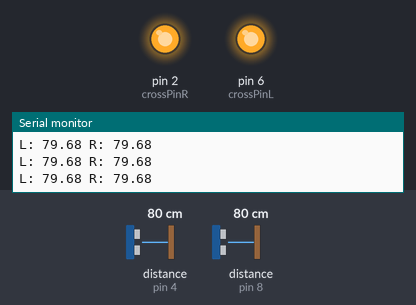
A sketch run on a simulated Arduino Uno, built with avr-gcc and run on an emulated ATmega328P. Parts: output pins drawn as LEDs (lit = HIGH), the last lines printed to the serial monitor. Wiring (inferred from the names in the program): 2 × ultrasonic range finder: trigger pin 3, echo pin 4 / trigger pin 5, echo pin 8. Dashed ring = blinking. The test bench sets the inputs (shaded band); at power-on: distance to the obstacle (sensors on pin 4, pin 8) 80 cm. The echo pulse lasts 58.3 µs per cm; no radio packets arrive unless stated; pins used as bus, display or sensor lines are not drawn.

Above: at 1.2 s.
1.3 s: distance to the obstacle (sensor on pin 4) set to 12 cm
2.8 s: distance to the obstacle (sensor on pin 4) set to 9 cm
At 3.15 s:
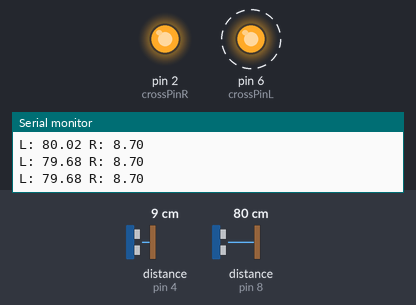
5.8 s: distance to the obstacle (sensor on pin 4) set to 103 cm
At 6.4 s:
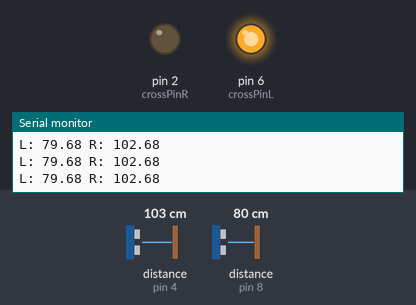
10.3 s: distance to the obstacle (sensor on pin 8) set to 78 cm
13.0 s: distance to the obstacle (sensor on pin 8) set to 84 cm
At 16.0 s:
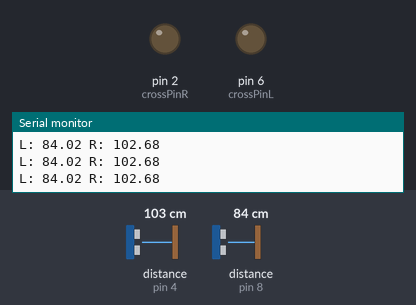
Timing chart, 0 to 17.0 s (numbered marks = the images above; inputs shaded):
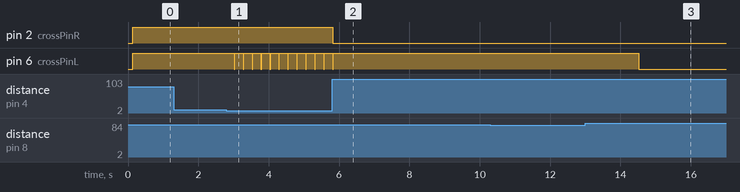

The sketch:

double-HCSR04-nRF24L01-tx.ino
```cpp
#include <SPI.h>
#include <nRF24L01.h>
#include <RF24.h>


/* RADIO PINS + RADIO CHANNEL */

RF24 radio(9, 10); // CE, CSN
const byte address[6] = "00001";     //Byte of array representing the address. This is the address where we will send the data. This should be same on the receiving side.


/* PINS DECLARATION */

const int trigPinL = 5;
const int echoPinL = 8;
const int trigPinR = 3;
const int echoPinR = 4;
const int crossPinR = 2;
const int crossPinL = 6;

/* CROSSING STATE VARIABLES */

boolean crossedL = 0;
boolean crossedR = 0;
boolean crossingL = 0;
boolean crossingR = 0;
float durationL, distanceL, durationR, distanceR;
unsigned long crossStartedL = 0;
unsigned long crossStartedR = 0;
unsigned long crossEndedL = 0;
unsigned long crossEndedR = 0;
unsigned long crossDurationL = 0;
unsigned long crossDurationR = 0;
unsigned long sinceLastCrossL = 0;
unsigned long sinceLastCrossR = 0;
unsigned long sinceCrossEndedL = 0;
unsigned long sinceCrossEndedR = 0;
boolean beenCrossedL = 0;
boolean beenCrossedR = 0;


/* SETTABLE PARAMETERS */

const int minDistance = 80;   // threshold for crossing
const int minReadTime = 100;  // minimum time for a single sensor detection to read a single crossing
const int maxWaitRead = 200;  // max time after which a cross has finished
const int maxTimeSpan = 1500; //  max time allowed to define a passage between sensors
boolean leftRight = 0; // set direction left to right, set to 0 for right to left


void setup() {

/* DISTANCE SENSORS SETUP */

pinMode(trigPinL, OUTPUT);
pinMode(echoPinL, INPUT);
pinMode(trigPinR, OUTPUT);
pinMode(echoPinR, INPUT);
pinMode(crossPinR, OUTPUT);
pinMode(crossPinL, OUTPUT);

/* RADIO TRANSMITTER SETUP */
radio.begin();                  //Starting the Wireless communication
radio.openWritingPipe(address); //Setting the address where we will send the data
radio.setPALevel(RF24_PA_MIN);  //You can set it as minimum or maximum depending on the distanceL between the transmitter and receiver.
radio.stopListening();          //This sets the module as transmitter
Serial.begin(9600);

}


void loop() {

  /* CALCULATE ULTRASOUND TIME OF RETURN LEFT */

  digitalWrite(trigPinL, LOW);
  delayMicroseconds(2);
  digitalWrite(trigPinL, HIGH);
  delayMicroseconds(10);
  digitalWrite(trigPinL, LOW);
  durationL = pulseIn(echoPinL, HIGH);
  distanceL = (durationL * .0343) / 2;

  /* CALCULATE ULTRASOUND TIME OF RETURN RIGHT */

  digitalWrite(trigPinR, LOW);
  delayMicroseconds(2);
  digitalWrite(trigPinR, HIGH);
  delayMicroseconds(10);
  digitalWrite(trigPinR, LOW);
  durationR = pulseIn(echoPinR, HIGH);
  distanceR = (durationR * .0343) / 2;

   Serial.print("L: ");
   Serial.print(distanceL);
   Serial.print(" R: ");
   Serial.print(distanceR);
   Serial.println();
  delay(10);


/* CROSSING SENSOR LEFT */

if (distanceL < minDistance)
    {
    // Serial.println("Left sensor crossed");
    crossedL = 1;
    }
else
    {
     crossedL = 0;
    }


/* CROSS START LEFT */

if (crossedL == 1) {

  if (crossDurationL == 0) crossStartedL = millis() - 1;

  crossDurationL = millis() - crossStartedL;

  if (crossDurationL > minReadTime) {

      crossingL = 1;
      beenCrossedL = 1;

    }

}


/* CROSS END LEFT */

if (crossedL == 0 && crossingL == 1) {

  sinceLastCrossL = millis() - (crossStartedL + crossDurationL);

  if (sinceLastCrossL > maxWaitRead) {

    //Serial.print(" durata crossing L: ");
    //Serial.println(crossDurationL);

    crossEndedL = crossStartedL + crossDurationL;
    crossingL = 0;
    crossDurationL = 0;

  }

}


/* CROSSING STATE LEFT */

if ((beenCrossedL == 1) && (crossingL == 0)) {

  sinceCrossEndedL = millis() - crossEndedL;

  if (sinceCrossEndedL > maxTimeSpan) {

    beenCrossedL = 0;

  }
}


/////////////


/* CROSSING SENSOR RIGHT */

if (distanceR < minDistance)
    {
    // Serial.println("Left sensor crossed");
    crossedR = 1;
    }
else
    {
     crossedR = 0;
    }


/* CROSS START RIGHT */

if (crossedR == 1) {

  if (crossDurationR == 0) crossStartedR = millis() - 1;

  crossDurationR = millis() - crossStartedR;

  if (crossDurationR > minReadTime) {

      crossingR = 1;
      beenCrossedR = 1;

    }

}


/* CROSS END RIGHT */

if (crossedR == 0 && crossingR == 1) {

  sinceLastCrossR = millis() - (crossStartedR + crossDurationR);

  if (sinceLastCrossR > maxWaitRead) {

    //Serial.print(" durata crossing R: ");
    //Serial.println(crossDurationR);

    crossEndedR = crossStartedR + crossDurationR;
    crossingR = 0;
    crossDurationR = 0;

  }


}

/* CROSSING STATE RIGHT */

if ((beenCrossedR == 1) && (crossingR == 0)) {

  sinceCrossEndedR = millis() - crossEndedR;

  if (sinceCrossEndedR > maxTimeSpan) {

    beenCrossedR = 0;

  }
}


digitalWrite(crossPinL, beenCrossedL);
digitalWrite(crossPinR, beenCrossedR);

////////

if (beenCrossedL == 1 && beenCrossedR == 1) {

  if (crossStartedL > crossStartedR) {

     Serial.println();
    Serial.println();
    Serial.println();
    Serial.println();
    Serial.println("crossed from right to left");
    if (leftRight == 0)
        radio.write(&beenCrossedL, sizeof(beenCrossedL));  //Sending the sensor state to receiver

  }

  if (crossStartedR > crossStartedL) {

    Serial.println();
    Serial.println();
    Serial.println();
    Serial.println();
    Serial.println("crossed from left to right");
    if (leftRight == 1)
        radio.write(&beenCrossedR, sizeof(beenCrossedR));  //Sending the sensor state to receiver

  }

  delay(100);
   beenCrossedL = 0;
    beenCrossedR = 0;

  boolean endSignal = 0;
  radio.write(&endSignal, sizeof(endSignal));  //Sending the sensor state to receiver

}


}
```

Measured:
- the behaviour switches between 11 and 10 cm on distance to the obstacle (sensor on pin 4) (found by bisection; images 0 and 1)
- the behaviour switches between 80 and 81 cm on distance to the obstacle (sensor on pin 8) (found by bisection; images 2 and 3)
- after the input at 2.8 s, pin 6 (crossPinL): alternates HIGH for 0.24 s and LOW for 0.02 s, starting after 0.22 s
- after the input at 5.8 s, pin 2 (crossPinR): HIGH → LOW at once; pin 6 (crossPinL): goes on until 5.8 s, then stays HIGH
- after the input at 13.0 s, pin 6 (crossPinL): HIGH → LOW after 1.5 s
